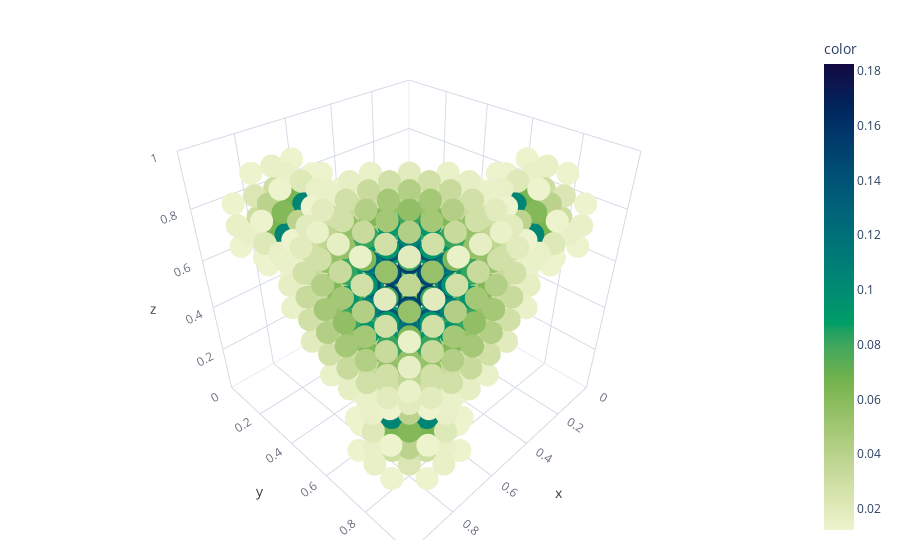

The notebook cell saved with this chart:
### Code cell
import functools as ft
from eins import EinsOp

dens = load_file(config, 0).density[0]

N_GRID = config.voxelizer.n_grid

grid_vals = jnp.linspace(0, 1, N_GRID + 1)[:-1]

xx, yy, zz = jnp.meshgrid(grid_vals, grid_vals, grid_vals)
xyz = EinsOp('d n1 n2 n3 -> (n1 n2 n3) d')(jnp.array([xx, yy, zz]))

xyz = (xyz + 0.2) % 1


def plot(dens, skip=2, thresh=0.02):
    cmap = rp.list_aquaria if is_dark else rp.list_cabana

    thresh = 0.01
    skip_mask = jnp.mgrid[0:N_GRID, 0:N_GRID, 0:N_GRID] % skip == 0
    skip_mask = skip_mask.reshape(3, -1).all(axis=0)
    dens = dens.sum(axis=-1).reshape(-1)
    bg_mask = (abs(dens) > thresh).reshape(-1)
    mask = skip_mask & bg_mask
    return px.scatter_3d(
        x=xyz[mask, 0],
        y=xyz[mask, 1],
        z=xyz[mask, 2],
        color=dens[mask].astype(xyz.dtype),
        # color=np.array(species[mask]).astype('str'),
        color_continuous_scale=cmap,
        range_x=[0, 1], range_y=[0, 1], range_z=[0, 1],
        opacity=1,
    )
plot(dens)

### Figure 1 — Plotly figure (JSON) as saved in the notebook; plotly's stock layout.template omitted (floating-point values rounded to 4 significant figures; data arrays with more than 128 entries replaced by an {"elided": "..."} marker saying what was removed)
{"data": [{"hovertemplate": "x=%{x}<br>y=%{y}<br>z=%{z}<br>color=%{marker.color}<extra></extra>", "legendgroup": "", "marker": {"color": {"elided": "659 float values"}, "coloraxis": "coloraxis", "opacity": 1, "symbol": "circle"}, "mode": "markers", "name": "", "scene": "scene", "showlegend": false, "type": "scatter3d", "x": {"elided": "659 float values"}, "y": {"elided": "659 float values"}, "z": {"elided": "659 float values"}}], "layout": {"coloraxis": {"colorbar": {"title": {"text": "color"}}, "colorscale": {"elided": "256x2 mixed values"}}, "legend": {"tracegroupgap": 0}, "scene": {"domain": {"x": [0, 1], "y": [0, 1]}, "xaxis": {"range": [0, 1], "title": {"text": "x"}}, "yaxis": {"range": [0, 1], "title": {"text": "y"}}, "zaxis": {"range": [0, 1], "title": {"text": "z"}}}}}
